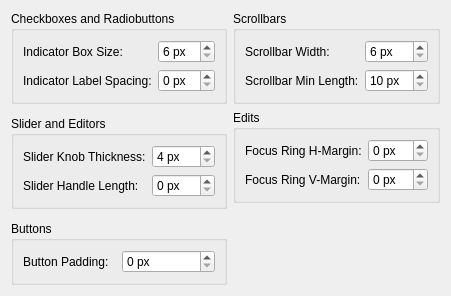
     <widget class="QWidget" name="tab_3">
      <attribute name="title">
       <string>Controls</string>
      </attribute>
      <layout class="QGridLayout" name="gridLayout_tab3">
       <item row="0" column="0">
        <widget class="QGroupBox" name="groupBox_7">
         <property name="sizePolicy">
          <sizepolicy hsizetype="Preferred" vsizetype="Fixed">
           <horstretch>0</horstretch>
           <verstretch>0</verstretch>
          </sizepolicy>
         </property>
         <property name="title">
          <string>Checkboxes and Radiobuttons</string>
         </property>
         <layout class="QGridLayout" name="gridLayout_4">
          <item row="0" column="0">
           <widget class="QLabel" name="lblIndicatorBoxSize">
            <property name="toolTip">
             <string>The physical size of standard checkboxes and radio button circles.</string>
            </property>
            <property name="text">
             <string>Indicator Box Size:</string>
            </property>
           </widget>
          </item>
          <item row="0" column="1">
           <widget class="QSpinBox" name="sbIndicatorBoxSize">
            <property name="sizePolicy">
             <sizepolicy hsizetype="Preferred" vsizetype="Fixed">
              <horstretch>0</horstretch>
              <verstretch>0</verstretch>
             </sizepolicy>
            </property>
            <property name="toolTip">
             <string>Adjust the size of binary indicator box elements.</string>
            </property>
            <property name="suffix">
             <string> px</string>
            </property>
            <property name="minimum">
             <number>6</number>
            </property>
            <property name="maximum">
             <number>32</number>
            </property>
           </widget>
          </item>
          <item row="1" column="0">
           <widget class="QLabel" name="lblIndicatorLabelSpacing">
            <property name="toolTip">
             <string>The horizontal spacing between selection boxes/circles and their text labels.</string>
            </property>
            <property name="text">
             <string>Indicator Label Spacing:</string>
            </property>
           </widget>
          </item>
          <item row="1" column="1">
           <widget class="QSpinBox" name="sbIndicatorLabelSpacing">
            <property name="sizePolicy">
             <sizepolicy hsizetype="Preferred" vsizetype="Fixed">
              <horstretch>0</horstretch>
              <verstretch>0</verstretch>
             </sizepolicy>
            </property>
            <property name="toolTip">
             <string>Adjust the spacing between indicator shapes and text labels.</string>
            </property>
            <property name="suffix">
             <string> px</string>
            </property>
            <property name="maximum">
             <number>20</number>
            </property>
           </widget>
          </item>
         </layout>
        </widget>
       </item>
       <item row="5" column="0">
        <spacer name="verticalSpacer_4">
         <property name="orientation">
          <enum>Qt::Orientation::Vertical</enum>
         </property>
         <property name="sizeHint" stdset="0">
          <size>
           <width>20</width>
           <height>0</height>
          </size>
         </property>
        </spacer>
       </item>
       <item row="0" column="1">
        <widget class="QGroupBox" name="groupBox_8">
         <property name="sizePolicy">
          <sizepolicy hsizetype="Preferred" vsizetype="Fixed">
           <horstretch>0</horstretch>
           <verstretch>0</verstretch>
          </sizepolicy>
         </property>
         <property name="title">
          <string>Scrollbars</string>
         </property>
         <layout class="QGridLayout" name="gridLayout_scrollbars">
          <item row="0" column="0">
           <widget class="QLabel" name="lblScrollbarWidth">
            <property name="toolTip">
             <string>The physical width of vertical scrollbars and height of horizontal scrollbars.</string>
            </property>
            <property name="text">
             <string>Scrollbar Width:</string>
            </property>
           </widget>
          </item>
          <item row="0" column="1">
           <widget class="QSpinBox" name="sbScrollbarWidth">
            <property name="sizePolicy">
             <sizepolicy hsizetype="Preferred" vsizetype="Fixed">
              <horstretch>0</horstretch>
              <verstretch>0</verstretch>
             </sizepolicy>
            </property>
            <property name="toolTip">
             <string>Set the default width of all scrollbars.</string>
            </property>
            <property name="suffix">
             <string> px</string>
            </property>
            <property name="minimum">
             <number>6</number>
            </property>
            <property name="maximum">
             <number>30</number>
            </property>
           </widget>
          </item>
          <item row="1" column="0">
           <widget class="QLabel" name="lblScrollbarMinLength">
            <property name="toolTip">
             <string>Sets the absolute minimum physical length of the draggable handle grip.</string>
            </property>
            <property name="text">
             <string>Scrollbar Min Length:</string>
            </property>
           </widget>
          </item>
          <item row="1" column="1">
           <widget class="QSpinBox" name="sbScrollbarMinLength">
            <property name="sizePolicy">
             <sizepolicy hsizetype="Preferred" vsizetype="Fixed">
              <horstretch>0</horstretch>
              <verstretch>0</verstretch>
             </sizepolicy>
            </property>
            <property name="toolTip">
             <string>Prevent the scrollbar grip handle from becoming too small on large layouts.</string>
            </property>
            <property name="suffix">
             <string> px</string>
            </property>
            <property name="minimum">
             <number>10</number>
            </property>
            <property name="maximum">
             <number>100</number>
            </property>
           </widget>
          </item>
         </layout>
        </widget>
       </item>
       <item row="1" column="0" rowspan="3">
        <widget class="QGroupBox" name="grpNavigationMetrics">
         <property name="sizePolicy">
          <sizepolicy hsizetype="Preferred" vsizetype="Fixed">
           <horstretch>0</horstretch>
           <verstretch>0</verstretch>
          </sizepolicy>
         </property>
         <property name="title">
          <string>Slider and Editors</string>
         </property>
         <layout class="QGridLayout" name="gridLayout_sliders">
          <item row="1" column="1">
           <widget class="QSpinBox" name="sbSliderHandleLength">
            <property name="sizePolicy">
             <sizepolicy hsizetype="Preferred" vsizetype="Preferred">
              <horstretch>0</horstretch>
              <verstretch>0</verstretch>
             </sizepolicy>
            </property>
            <property name="toolTip">
             <string>Set the width or length of the draggable handle knob on sliders.</string>
            </property>
            <property name="suffix">
             <string> px</string>
            </property>
           </widget>
          </item>
          <item row="0" column="1">
           <widget class="QSpinBox" name="sbSliderThickness">
            <property name="sizePolicy">
             <sizepolicy hsizetype="Preferred" vsizetype="Preferred">
              <horstretch>0</horstretch>
              <verstretch>0</verstretch>
             </sizepolicy>
            </property>
            <property name="toolTip">
             <string>Adjust the size of slider handle knobs.</string>
            </property>
            <property name="suffix">
             <string> px</string>
            </property>
            <property name="minimum">
             <number>4</number>
            </property>
            <property name="maximum">
             <number>45</number>
            </property>
           </widget>
          </item>
          <item row="1" column="0">
           <widget class="QLabel" name="lblSliderHandleLength">
            <property name="toolTip">
             <string>The physical horizontal length of draggable slider handles. Set a smaller value for compact control layouts.</string>
            </property>
            <property name="text">
             <string>Slider Handle Length:</string>
            </property>
           </widget>
          </item>
          <item row="0" column="0">
           <widget class="QLabel" name="lblSliderThickness">
            <property name="toolTip">
             <string>The physical width/thickness of the draggable handle knob on sliders.</string>
            </property>
            <property name="text">
             <string>Slider Knob Thickness:</string>
            </property>
           </widget>
          </item>
         </layout>
        </widget>
       </item>
       <item row="4" column="0">
        <widget class="QGroupBox" name="grpMetrics">
         <property name="sizePolicy">
          <sizepolicy hsizetype="Preferred" vsizetype="Fixed">
           <horstretch>0</horstretch>
           <verstretch>0</verstretch>
          </sizepolicy>
         </property>
         <property name="title">
          <string>Buttons</string>
         </property>
         <layout class="QGridLayout" name="gridLayout_buttons">
          <item row="0" column="0">
           <widget class="QLabel" name="lblButtonPadding">
            <property name="toolTip">
             <string>The internal padding between a button's text or icon and its outer border.</string>
            </property>
            <property name="text">
             <string>Button Padding:</string>
            </property>
           </widget>
          </item>
          <item row="0" column="1">
           <widget class="QSpinBox" name="sbButtonPadding">
            <property name="sizePolicy">
             <sizepolicy hsizetype="Preferred" vsizetype="Preferred">
              <horstretch>0</horstretch>
              <verstretch>0</verstretch>
             </sizepolicy>
            </property>
            <property name="toolTip">
             <string>Adjust the inner margins of clickable buttons.</string>
            </property>
            <property name="suffix">
             <string> px</string>
            </property>
            <property name="maximum">
             <number>20</number>
            </property>
           </widget>
          </item>
         </layout>
        </widget>
       </item>
       <item row="1" column="1">
        <widget class="QGroupBox" name="groupBox_10">
         <property name="sizePolicy">
          <sizepolicy hsizetype="Preferred" vsizetype="Fixed">
           <horstretch>0</horstretch>
           <verstretch>0</verstretch>
          </sizepolicy>
         </property>
         <property name="title">
          <string>Edits</string>
         </property>
         <layout class="QGridLayout" name="gridLayout">
          <item row="0" column="0">
           <widget class="QLabel" name="lblFocusHMargin">
            <property name="toolTip">
             <string>The horizontal margin padding surrounding the active keyboard focus outline ring.</string>
            </property>
            <property name="text">
             <string>Focus Ring H-Margin:</string>
            </property>
           </widget>
          </item>
          <item row="0" column="1">
           <widget class="QSpinBox" name="sbFocusHMargin">
            <property name="sizePolicy">
             <sizepolicy hsizetype="Preferred" vsizetype="Preferred">
              <horstretch>0</horstretch>
              <verstretch>0</verstretch>
             </sizepolicy>
            </property>
            <property name="toolTip">
             <string>Adjust the horizontal padding of the keyboard focus ring.</string>
            </property>
            <property name="suffix">
             <string> px</string>
            </property>
            <property name="maximum">
             <number>10</number>
            </property>
           </widget>
          </item>
          <item row="1" column="0">
           <widget class="QLabel" name="lblFocusVMargin">
            <property name="toolTip">
             <string>The vertical margin padding surrounding the active keyboard focus outline ring.</string>
            </property>
            <property name="text">
             <string>Focus Ring V-Margin:</string>
            </property>
           </widget>
          </item>
          <item row="1" column="1">
           <widget class="QSpinBox" name="sbFocusVMargin">
            <property name="sizePolicy">
             <sizepolicy hsizetype="Preferred" vsizetype="Preferred">
              <horstretch>0</horstretch>
              <verstretch>0</verstretch>
             </sizepolicy>
            </property>
            <property name="toolTip">
             <string>Adjust the vertical padding of the keyboard focus ring.</string>
            </property>
            <property name="suffix">
             <string> px</string>
            </property>
            <property name="maximum">
             <number>10</number>
            </property>
           </widget>
          </item>
         </layout>
        </widget>
       </item>
      </layout>
     </widget>
